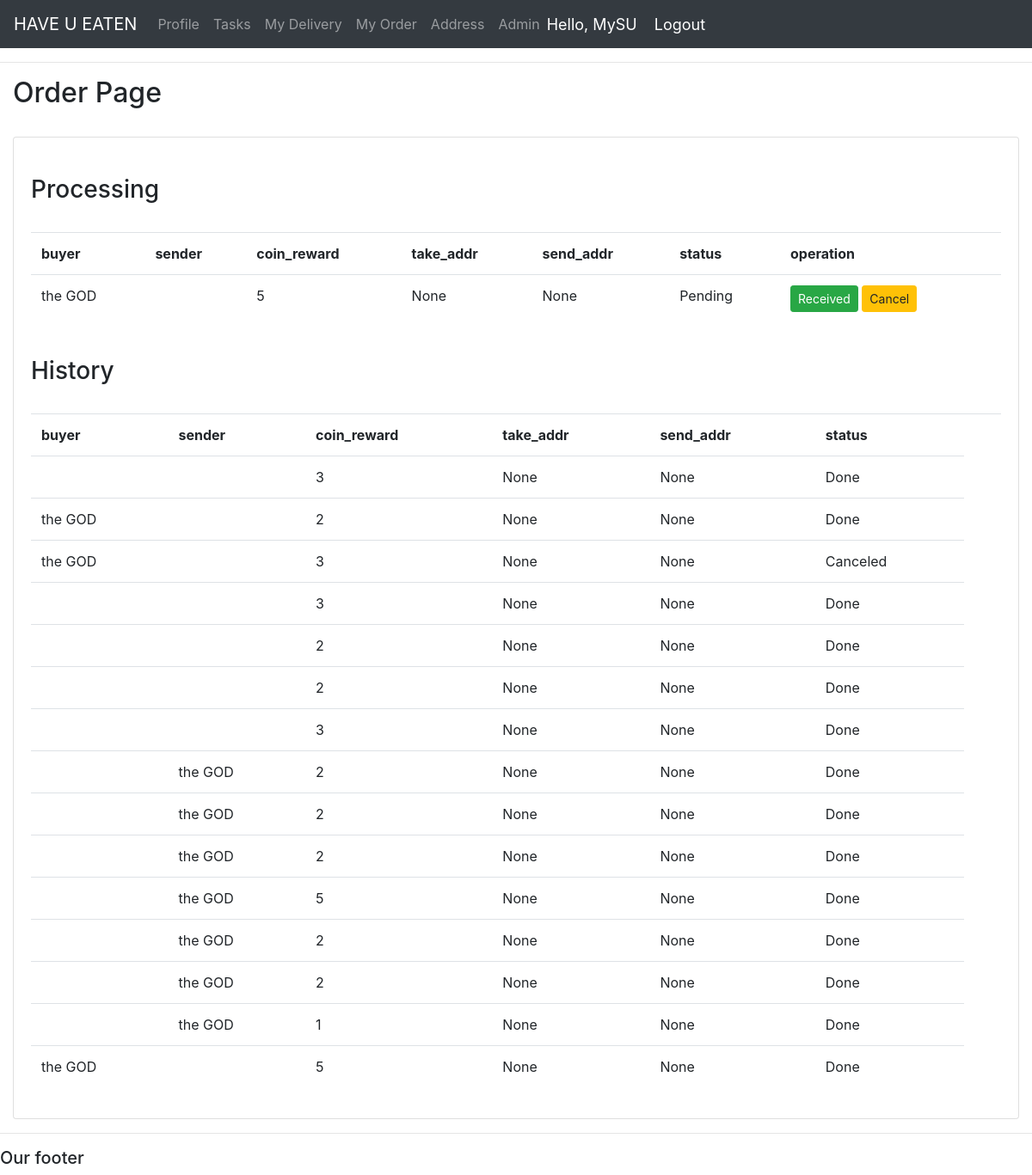
Before: /order/ (signed in) with the older database file.
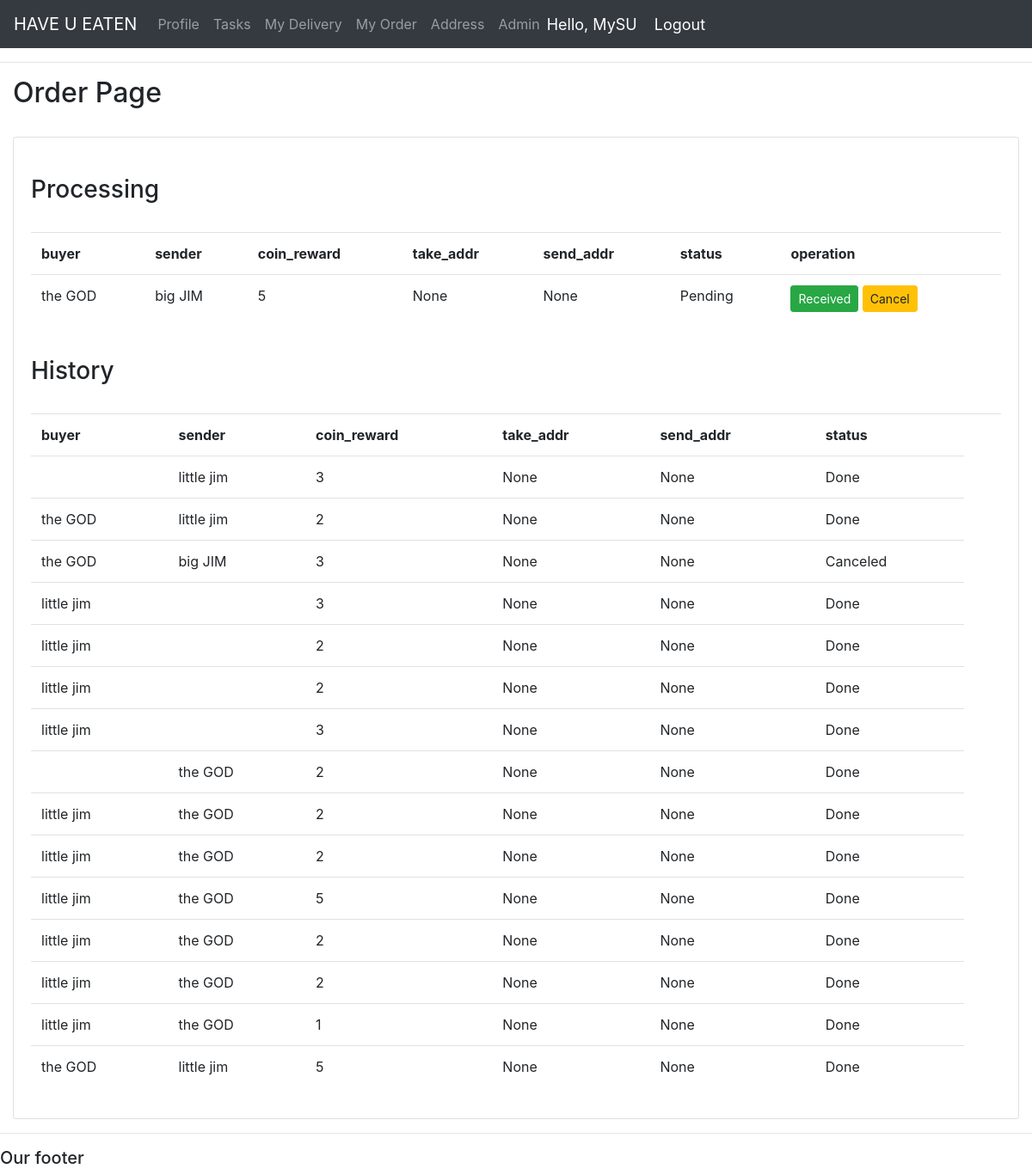
After: the same page with the newer database file.
### accounts/models.py (models this page shows, shortened)
class Order(models.Model):
    STATUS = (
        ('Pending','Pending'),
        ('Sending','Sending'),
        ('Claiming','Claiming'),# arrived
        ('Canceled','Canceled'),
        ('Done','Done'),
    )
    buyer = models.ForeignKey(User, related_name="as_buyer", null=True, on_delete=models.SET_NULL)
    sender = models.ForeignKey(User, related_name="as_sender", null=True, on_delete=models.SET_NULL)
    coin_reward = models.IntegerField(null=True)
    take_addr = models.ForeignKey(Address, related_name="as_start_addr",  null=True,on_delete=models.SET_NULL)
    send_addr = models.ForeignKey(Address, related_name="as_target_addr", null=True, on_delete=models.SET_NULL)
    exp_min = models.IntegerField(default=30)
    note = models.TextField(max_length=4000, blank=True, default="None")
    status = models.CharField(max_length=200, default='Pending', choices=STATUS)
    food_info = models.ImageField(null=True, blank=True)
    def can_cancel(self) -> bool:
        if (self.status == "Pending"): return  True
        else: return False

class Client(models.Model):
    user = models.OneToOneField(User, null=True, on_delete=models.CASCADE)
    nick_name = models.CharField(max_length=100, blank=True, default="Anonymous"+str(id))
    phone = models.CharField(max_length=200, null=True)
    coin_num = models.IntegerField(default=2)
    tasks_delivered = models.IntegerField(default=0)
    join_date = models.DateTimeField(auto_created=True, auto_now_add=True, null=True)
    photo = models.ImageField(null=True, blank=True, default="ohh.png")

### accounts/views.py (the view, shortened to what this page needs)
# urls.py: path('order/', views.order, name= "Order"),
@login_required(login_url='Login')
def order(request):
    orders1 = Order.objects.filter(Q(buyer=request.user.id) & Q(status="Pending") | Q(status="Sending") | Q(status="Claiming"))
    orders2 = Order.objects.filter(Q(buyer=request.user.id) & Q(status="Canceled") | Q(status="Done"))
    context = {"order1": orders1, "order2": orders2}
    return render(request, 'real_nets/order.html', context)

### accounts/templates/real_nets/order.html (shortened to what this page needs)
{% extends 'includes/model.html' %}
{% block content %}
<h2>Order Page</h2>
<br>
<div class="row">
    <div class="col-md">
        <div class="card card-body">
            <br>
            <h3>Processing</h3>
            <br>
            <table class="table">
                <tr>
                    <th>buyer</th>
                    <th>sender</th>
                    <th>coin_reward</th>
                    <th>take_addr</th>
                    <th>send_addr</th>
                    <th>status</th>
                    <th>operation</th>
                </tr>
                {% for order in order1 %}
                <tr>
                    <td>{{order.buyer.client.nick_name}}</td>
                    <td>{{order.sender.client.nick_name}}</td>
                    <td>{{order.coin_reward}}</td>
                    <td>{{order.take_addr}}</td>
                    <td>{{order.send_addr}}</td>
                    <td>{{order.status}}</td>
                    <td>
                        <form action="" method="post">
                            <button type="submit" name="Submit" value=Received@{{order.id}}
                                class="btn btn-sm btn-success">Received</button>
                            {% if order.can_cancel %}
                            <button type="submit" name="Submit" value=Cancel@{{order.id}}
                                class="btn btn-sm btn-warning">Cancel</button>
                            {% else %}
                            <h4 class="btn btn-sm disabled">Cancel</h4>
                            {% endif %}
                        </form>
                    </td>
                </tr>
                {% endfor %}
            </table>
            <br>
            <h3>History</h3>
            <br>
            <table class="table">
                <tr>
                    <th>buyer</th>
                    <th>sender</th>
                    <th>coin_reward</th>
                    <th>take_addr</th>
                    <th>send_addr</th>
                    <th>status</th>
                    <th></th>
                </tr>
                {% for order in order2 %}
                <tr>
                    <td>{{order.buyer.client.nick_name}}</td>
                    <td>{{order.sender.client.nick_name}}</td>
                    <td>{{order.coin_reward}}</td>
                    <td>{{order.take_addr}}</td>
                    <td>{{order.send_addr}}</td>
                    <td>{{order.status}}</td>
                </tr>
                {% endfor %}
            </table>
        </div>
    </div>
</div>
{% endblock %}

Changed rows visible on the page:
changed Order "Pending": sender.client.nick_name (not shown) → "big JIM"
changed Order (number 2 of 16 on the later page): sender.client.nick_name (not shown) → "little jim"
changed Order (number 3 of 16 on the later page): sender.client.nick_name (not shown) → "little jim"
changed Order "Canceled": sender.client.nick_name (not shown) → "big JIM"
changed Order (number 5 of 16 on the later page): buyer.client.nick_name (not shown) → "little jim"
changed Order (number 6 of 16 on the later page): buyer.client.nick_name (not shown) → "little jim"
changed Order (number 7 of 16 on the later page): buyer.client.nick_name (not shown) → "little jim"
changed Order (number 8 of 16 on the later page): buyer.client.nick_name (not shown) → "little jim"
changed Order (number 10 of 16 on the later page): buyer.client.nick_name (not shown) → "little jim"
changed Order (number 11 of 16 on the later page): buyer.client.nick_name (not shown) → "little jim"
changed Order (number 12 of 16 on the later page): buyer.client.nick_name (not shown) → "little jim"
changed Order (number 13 of 16 on the later page): buyer.client.nick_name (not shown) → "little jim"
changed Order (number 14 of 16 on the later page): buyer.client.nick_name (not shown) → "little jim"
changed Order (number 15 of 16 on the later page): buyer.client.nick_name (not shown) → "little jim"
changed Order (number 16 of 16 on the later page): sender.client.nick_name (not shown) → "little jim"
